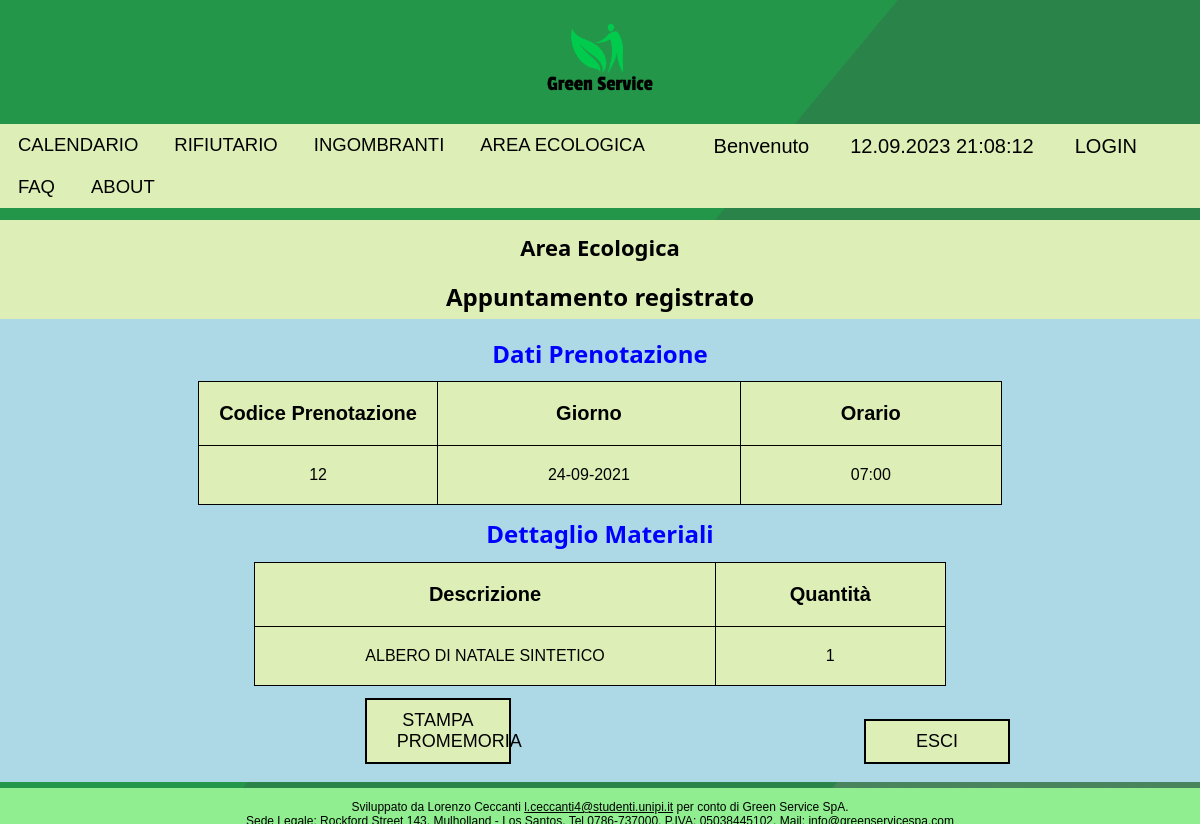
The app's page /php/messaggioPrenotazioneOKCDR.php with its own data.
### tables this page shows
CREATE TABLE `prenotazionecdr` (
  `nprenotazione` int(11) NOT NULL AUTO_INCREMENT,
  `data` date NOT NULL,
  `ora` time NOT NULL,
  `username` varchar(45) DEFAULT NULL,
  PRIMARY KEY (`nprenotazione`,`data`,`ora`)
);

CREATE TABLE `dettaglioprenotazionecdr` (
  `nprenotazione` int(11) NOT NULL,
  `descrizione` varchar(255) NOT NULL,
  `quantita` int(11) DEFAULT NULL,
  PRIMARY KEY (`nprenotazione`,`descrizione`)
);

### php/utility/dbManager.php (called while the page is built, shortened)
<?php
    require_once "dbConfig.php";
    $database = new DbManager();
    class DbManager{
        private $mysqli_conn = null;
        function openConnection(){
    		if (!$this->isOpened()){
    			global $dbHostname;
    			global $dbUsername;
    			global $dbPassword;
    			global $dbName;
    			$this->mysqli_conn = new mysqli($dbHostname, $dbUsername, $dbPassword, $dbName);
				$this->mysqli_conn->select_db($dbName) or
					die ('Can\'t use $dbName: ' . mysqli_error());
			}
    }
    function isOpened(){
        return ($this->mysqli_conn != null);
    }
    function queryRun($queryText){
        return $this->mysqli_conn->query($queryText);
    }
}
?>

### php/utility/dbConfig.php (called while the page is built)
<?php
    $dbHostname = "localhost";
    $dbUsername = "root";
    $dbPassword = "";
    $dbName ="greenservice";
?>

### php/utility/greenservicedb.php (called while the page is built, shortened)
<?php
    require_once "/dbManager.php";
    function faiRiepilogoDettaglioCDR($codPrenotazione){
        global $database;
        $query = "SELECT descrizione, quantita
        FROM dettaglioprenotazionecdr
        WHERE nprenotazione = '$codPrenotazione';";
        $result = $database -> queryRun($query);
        return $result;
    }
    function faiRiepilogoDatiPrenotazioneCDR(){
        global $database;
        $query = "SELECT P.nprenotazione AS CodicePrenotazione,
        DATE_FORMAT(P.Data,'%d-%m-%Y') AS Giorno, DATE_FORMAT(P.Ora,'%H:%i') AS Orario
        FROM prenotazionecdr P
        ORDER BY P.nprenotazione DESC
        LIMIT 1";
        $result = $database -> queryRun($query);
        return $result;
    }
?>

### php/messaggioPrenotazioneOKCDR.php (the view, shortened to what this page needs)
<?php
  require_once "./utility/greenservicedb.php";
?>
<!DOCTYPE html>
<html lang = "it">
    <head>
        <link rel = "stylesheet"  type = "text/css" href = "../css/style.css">
        <link rel ="stylesheet" type="text/css" href="../css/styleIngombrantiNuovoAppuntamento.css">
    </head>
    <body>
        <?php
            require_once "/layout/header.php";
            require_once "/layout/navbar.php";
        ?>
    <div id="logoIng">
        <h1> Area Ecologica </h1>
    </div>
        <h2 id="scrittaOK"> Appuntamento registrato </h2>
        <?php
            echo "<div class='query'>";
            echo "<h2 class='dati-anagr'> Dati Prenotazione </h2>";
            $result = faiRiepilogoDatiPrenotazioneCDR();
            echo "<table class='tabellaphp'>
            <tr>
                <th> Codice Prenotazione </th>
                <th> Giorno </th>
                <th> Orario </th>
            </tr> ";
            while($row = $result->fetch_assoc()) {
                    $riga = "<tr>
                    <td>".$row['CodicePrenotazione']."</td>
                    <td>".$row['Giorno']."</td>
                    <td>".$row['Orario']."</td>
                    </tr>";
                    echo $riga;
                $codPrenotazione = $row['CodicePrenotazione'];
            }
            echo "</table>";
            $result = faiRiepilogoDettaglioCDR($codPrenotazione);
            echo "<h2 class='dati-anagr'> Dettaglio Materiali </h2>";
            echo "<table class='tabellaphp'>
            <tr>
                <th> Descrizione </th>
                <th> Quantità </th>
            </tr> ";
            while($row = $result->fetch_assoc()) {
                    $riga = "<tr>
                    <td>".$row['descrizione']."</td>
                    <td>".$row['quantita']."</td>
                    </tr>";
                    echo $riga;
            }
            echo "</table>";
            echo "<a id='stampa' onclick=\"window.print();\"> STAMPA PROMEMORIA </a>";
            echo "<a id='stampa' onclick=\"location.href='../index.php'\"> ESCI </a>";
            echo "</div>";
        ?>
        <?php
            require_once "/layout/footer.php"
        ?>
    </body>
</html>

### css/style.css (style rules this page uses)
body { width: 100%; height: 100%; margin: 0; background-image: url("../img/background.png"); background-repeat: no-repeat; background-size: cover; background-attachment: fixed; }
h2 { font-family: 'Segoe UI', Verdana, sans-serif; }

### css/styleIngombrantiNuovoAppuntamento.css (style rules this page uses)
h2 { text-align: center; background-color: rgba(221,239,182,1); padding: 0.5%; margin-top: 0px; }
td, tr { padding: 20px 110px; border: solid 1px black; background-color: rgba(221,239,182,1); font-family:Verdana, sans-serif; text-align: center; }
th { padding: 20px 20px; border: solid 1px black; background-color: rgba(221,239,182,1); font-family:Verdana, sans-serif; font-size: 20px; }
table.tabellaphp { text-align: center; margin-top: 0.5%; margin-left: auto; margin-right: auto; margin-bottom: 0.5%; border: solid 1px black; border-collapse: collapse; }
h2#scrittaOK { margin-bottom: 0; }
h2.dati-anagr { background-color: lightblue; margin-top: 0px; color: blue; margin-bottom: 0px; }
div.query { margin-bottom: 3.5%; background-color: lightblue; padding: 1%; }
a#stampa { display: inline-block; margin-left: 30%; width: 7%; margin-top: 0.5%; margin-bottom: 0.5%; text-align: center; color: black; font-family: Verdana, sans-serif; padding: 10px 30px; text-decoration: none; font-size: 18px; border: solid black 2px; background-color: rgba(221,239,182,1); }
div#logoIng { margin-top: 1%; background-color: rgba(221,239,182,1); padding-bottom: 1%; text-align: center; }
div#logoIng h1 { font-family: 'Segoe UI', Tahoma, sans-serif; margin-top: 1%; font-size: 22px; margin-bottom: 0%; padding-top: 1%; }

### records on screen
prenotazionecdr: nprenotazione "12", Giorno "24-09-2021", Orario "07:00"
dettaglioprenotazionecdr: descrizione "ALBERO DI NATALE SINTETICO", quantita "1"

### other values on screen
date(" d.". "m.". "Y ". "H:i:s") "12.09.2023 21:08:12"
